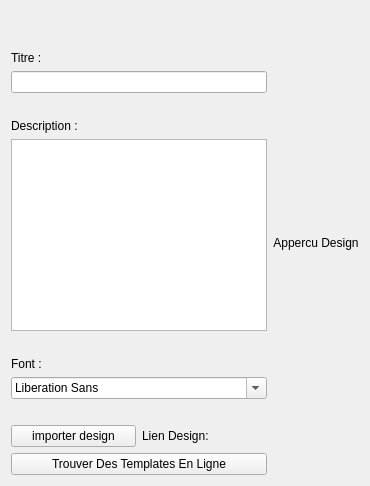
            <widget class="QWidget" name="tab_design_annonce">
             <attribute name="title">
              <string>Design</string>
             </attribute>
             <layout class="QHBoxLayout" name="horizontalLayout_2">
              <item>
               <layout class="QVBoxLayout" name="verticalLayout_3">
                <item>
                 <layout class="QVBoxLayout" name="verticalLayout_5">
                  <item>
                   <spacer name="verticalSpacer_10">
                    <property name="orientation">
                     <enum>Qt::Vertical</enum>
                    </property>
                    <property name="sizeHint" stdset="0">
                     <size>
                      <width>20</width>
                      <height>40</height>
                     </size>
                    </property>
                   </spacer>
                  </item>
                  <item>
                   <widget class="QLabel" name="label_titre_annonce">
                    <property name="text">
                     <string>Titre :</string>
                    </property>
                   </widget>
                  </item>
                  <item>
                   <widget class="QLineEdit" name="input_titre_annonce"/>
                  </item>
                  <item>
                   <spacer name="verticalSpacer_9">
                    <property name="orientation">
                     <enum>Qt::Vertical</enum>
                    </property>
                    <property name="sizeType">
                     <enum>QSizePolicy::Fixed</enum>
                    </property>
                    <property name="sizeHint" stdset="0">
                     <size>
                      <width>20</width>
                      <height>20</height>
                     </size>
                    </property>
                   </spacer>
                  </item>
                  <item>
                   <widget class="QLabel" name="label_text_spplementaire1_annonce">
                    <property name="text">
                     <string>Description :</string>
                    </property>
                   </widget>
                  </item>
                  <item>
                   <widget class="QTextEdit" name="input_description_annonce">
                    <property name="sizePolicy">
                     <sizepolicy hsizetype="Expanding" vsizetype="Preferred">
                      <horstretch>0</horstretch>
                      <verstretch>0</verstretch>
                     </sizepolicy>
                    </property>
                   </widget>
                  </item>
                  <item>
                   <spacer name="verticalSpacer_11">
                    <property name="orientation">
                     <enum>Qt::Vertical</enum>
                    </property>
                    <property name="sizeType">
                     <enum>QSizePolicy::Fixed</enum>
                    </property>
                    <property name="sizeHint" stdset="0">
                     <size>
                      <width>20</width>
                      <height>20</height>
                     </size>
                    </property>
                   </spacer>
                  </item>
                  <item>
                   <widget class="QLabel" name="label_font_annonce">
                    <property name="text">
                     <string>Font :</string>
                    </property>
                    <property name="margin">
                     <number>0</number>
                    </property>
                   </widget>
                  </item>
                  <item>
                   <widget class="QFontComboBox" name="comboBox_font_annonce"/>
                  </item>
                 </layout>
                </item>
                <item>
                 <spacer name="verticalSpacer_12">
                  <property name="orientation">
                   <enum>Qt::Vertical</enum>
                  </property>
                  <property name="sizeType">
                   <enum>QSizePolicy::Fixed</enum>
                  </property>
                  <property name="sizeHint" stdset="0">
                   <size>
                    <width>20</width>
                    <height>20</height>
                   </size>
                  </property>
                 </spacer>
                </item>
                <item>
                 <layout class="QVBoxLayout" name="verticalLayout_8">
                  <property name="bottomMargin">
                   <number>0</number>
                  </property>
                  <item>
                   <layout class="QHBoxLayout" name="horizontalLayout">
                    <item>
                     <widget class="QPushButton" name="pushButton_selectionner_image_annonce">
                      <property name="maximumSize">
                       <size>
                        <width>150</width>
                        <height>16777215</height>
                       </size>
                      </property>
                      <property name="text">
                       <string>importer design</string>
                      </property>
                     </widget>
                    </item>
                    <item>
                     <widget class="QLabel" name="label_image_path_annonce">
                      <property name="text">
                       <string>Lien Design:</string>
                      </property>
                     </widget>
                    </item>
                   </layout>
                  </item>
                  <item>
                   <widget class="QPushButton" name="pushButton_trouver_image_annonce">
                    <property name="text">
                     <string>Trouver Des Templates En Ligne</string>
                    </property>
                   </widget>
                  </item>
                 </layout>
                </item>
               </layout>
              </item>
              <item>
               <layout class="QVBoxLayout" name="verticalLayout_4">
                <property name="leftMargin">
                 <number>0</number>
                </property>
                <item>
                 <widget class="QLabel" name="background_annonce">
                  <property name="sizePolicy">
                   <sizepolicy hsizetype="Expanding" vsizetype="Preferred">
                    <horstretch>0</horstretch>
                    <verstretch>0</verstretch>
                   </sizepolicy>
                  </property>
                  <property name="text">
                   <string>Appercu Design</string>
                  </property>
                  <property name="alignment">
                   <set>Qt::AlignCenter</set>
                  </property>
                 </widget>
                </item>
               </layout>
              </item>
             </layout>
            </widget>
